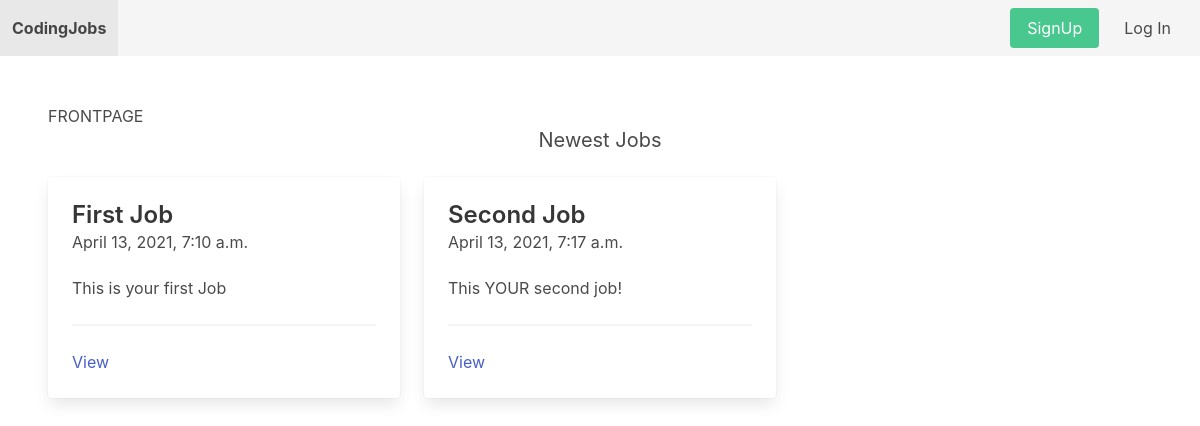
The page / on the database its author committed.
### job/models.py (models this page shows, shortened)
class Job(models.Model):
    title = models.CharField(max_length=255)
    short_description = models.TextField()
    long_description = models.TextField(blank=True, null=True)
    created_by = models.ForeignKey(User, related_name='jobs', on_delete=models.CASCADE)
    created_at = models.DateTimeField(auto_now_add=True)
    changed_at = models.DateTimeField(auto_now=True)

### core/views.py (the view)
# urls.py: path('', frontpage, name="frontpage"),
def frontpage(request):
    jobs = Job.objects.all()[0:3]
    return render(request, 'core/frontpage.html', {'jobs':jobs})

### core/templates/core/frontpage.html
{% extends 'core/base.html' %}
{% block content %}
<h1>FRONTPAGE</h1>
<h2 class="subtitle has-text-centered">Newest Jobs</h2>
<div class="columns">
    {% for job in jobs %}
        <div class="column is-4">
            <div class="card">
                <div class="card-content">
                    <div class="media">
                        <div class="media-content">
                            <p class="title is-4">
                                {{ job.title }}
                            </p>
                            <p class="subtitle is-6">
                                {{ job.created_at }}
                            </p>
                        </div>
                    </div>
                    <div class="content">
                        {{ job.short_description }}
                        <hr>
                        <a href="{% url 'job_detail' job.id %}">View</a>
                    </div>
                </div>
            </div>
        </div>
    {% endfor %}
</div>
{% endblock %}

### rows shown on the page
Job: title "First Job", created_at "April 13, 2021, 7:10 a.m.", short_description "This is your first Job"
Job: title "Second Job", created_at "April 13, 2021, 7:17 a.m.", short_description "This YOUR second job!"
